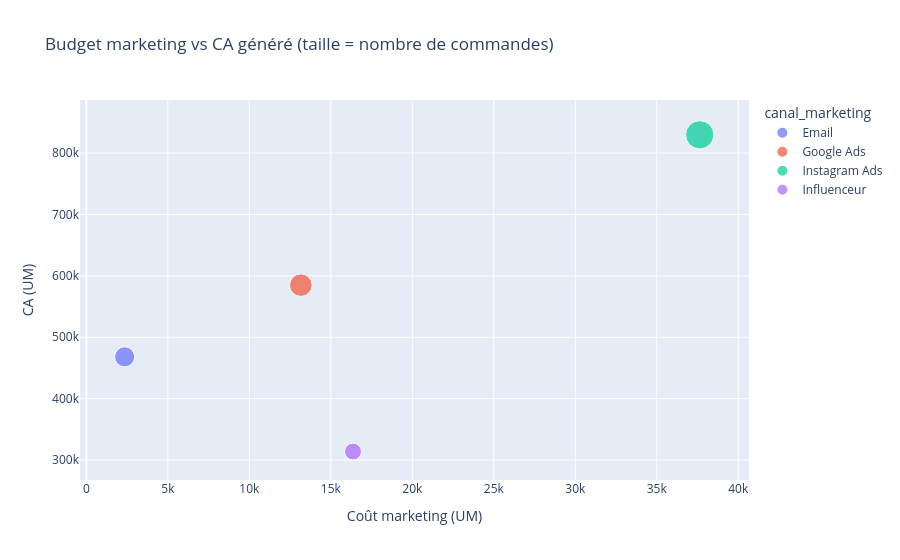

Notebook code for this chart:
### Code cell
px.scatter(canal.reset_index(), x="cout_marketing", y="CA", size="commandes", color="canal_marketing",
           title="Budget marketing vs CA généré (taille = nombre de commandes)",
           labels={"cout_marketing": "Coût marketing (UM)", "CA": "CA (UM)"}).show()

### Figure 1 — Plotly figure (JSON) as saved in the notebook; plotly's stock layout.template omitted (floating-point values rounded to 4 significant figures)
{"data": [{"hovertemplate": "canal_marketing=Email<br>Coût marketing (UM)=%{x}<br>CA (UM)=%{y}<br>commandes=%{marker.size}<extra></extra>", "legendgroup": "Email", "marker": {"color": "#636efa", "size": [1894], "sizemode": "area", "sizeref": 9.412, "symbol": "circle"}, "mode": "markers", "name": "Email", "orientation": "v", "showlegend": true, "type": "scatter", "x": [2349.0], "xaxis": "x", "y": [468200.0], "yaxis": "y"}, {"hovertemplate": "canal_marketing=Google Ads<br>Coût marketing (UM)=%{x}<br>CA (UM)=%{y}<br>commandes=%{marker.size}<extra></extra>", "legendgroup": "Google Ads", "marker": {"color": "#EF553B", "size": [2393], "sizemode": "area", "sizeref": 9.412, "symbol": "circle"}, "mode": "markers", "name": "Google Ads", "orientation": "v", "showlegend": true, "type": "scatter", "x": [13160.0], "xaxis": "x", "y": [584900.0], "yaxis": "y"}, {"hovertemplate": "canal_marketing=Instagram Ads<br>Coût marketing (UM)=%{x}<br>CA (UM)=%{y}<br>commandes=%{marker.size}<extra></extra>", "legendgroup": "Instagram Ads", "marker": {"color": "#00cc96", "size": [3765], "sizemode": "area", "sizeref": 9.412, "symbol": "circle"}, "mode": "markers", "name": "Instagram Ads", "orientation": "v", "showlegend": true, "type": "scatter", "x": [37640.0], "xaxis": "x", "y": [829700.0], "yaxis": "y"}, {"hovertemplate": "canal_marketing=Influenceur<br>Coût marketing (UM)=%{x}<br>CA (UM)=%{y}<br>commandes=%{marker.size}<extra></extra>", "legendgroup": "Influenceur", "marker": {"color": "#ab63fa", "size": [1348], "sizemode": "area", "sizeref": 9.412, "symbol": "circle"}, "mode": "markers", "name": "Influenceur", "orientation": "v", "showlegend": true, "type": "scatter", "x": [16360.0], "xaxis": "x", "y": [313900.0], "yaxis": "y"}], "layout": {"legend": {"itemsizing": "constant", "title": {"text": "canal_marketing"}, "tracegroupgap": 0}, "title": {"text": "Budget marketing vs CA généré (taille = nombre de commandes)"}, "xaxis": {"anchor": "y", "domain": [0.0, 1.0], "title": {"text": "Coût marketing (UM)"}}, "yaxis": {"anchor": "x", "domain": [0.0, 1.0], "title": {"text": "CA (UM)"}}}}
